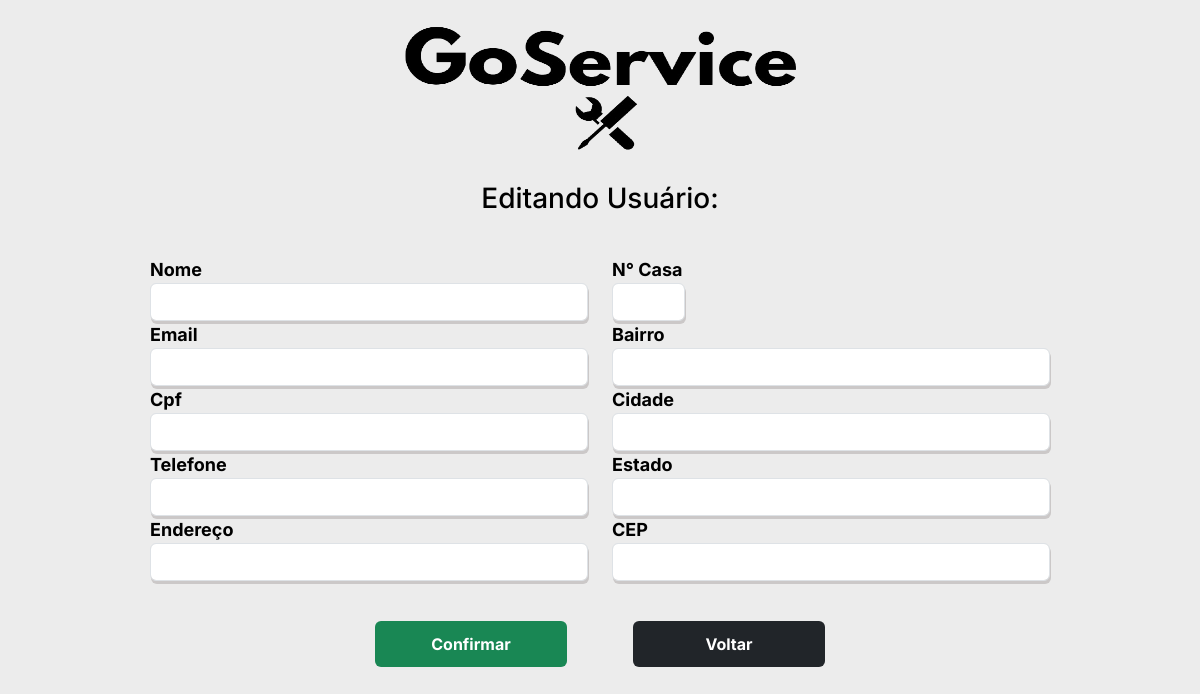
Page /edit_user/1 on the earlier database version.
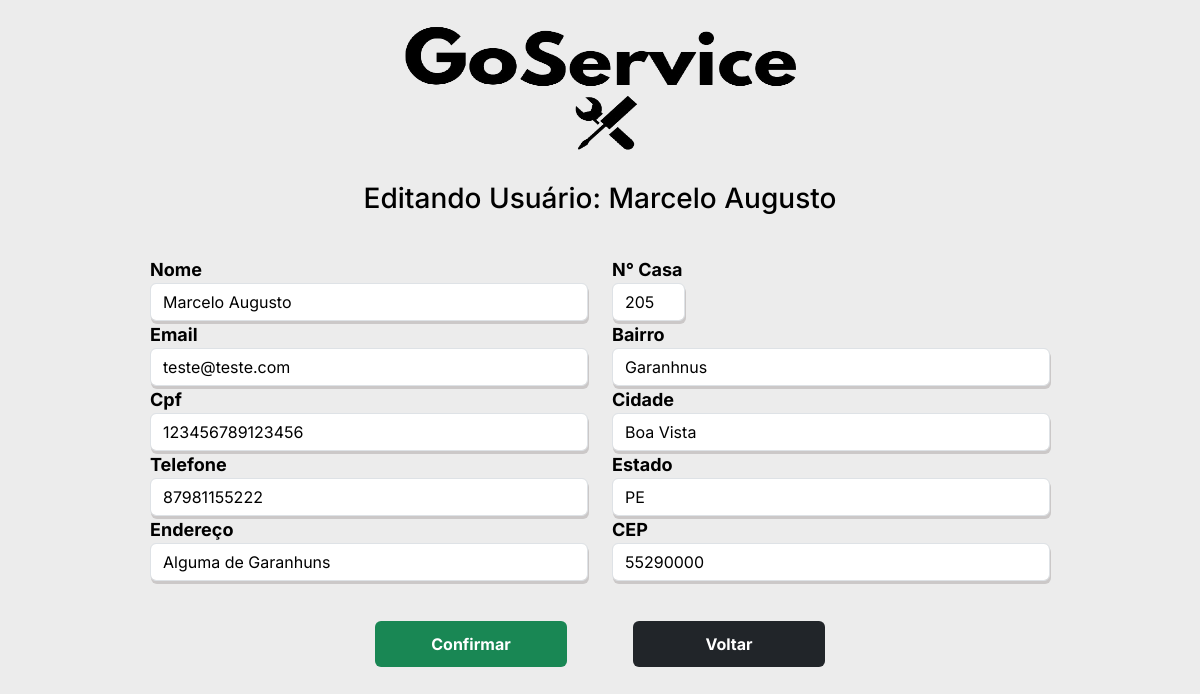
Same page on the later database version.
### tables this page shows
CREATE TABLE "clientes"(
        "ID_clientes" INTEGER PRIMARY KEY AUTOINCREMENT,
        "nome" TEXT,
        "email" TEXT,
        "cpf" TEXT,
        "telefone" TEXT,
        "rua" TEXT,
        "numero" TEXT,
        "bairro" TEXT,
        "cidade" TEXT,
        "estado" TEXT,
        "cep" TEXT
        );

### cliente.py (the view, shortened to what this page needs)
@bpclientes_blueprint.route('/edit_user/<string:idCli>', methods=['POST', 'GET'])
def edit_user(idCli):
    con = sql.connect("goservice.db")
    con.row_factory = sql.Row
    cur = con.cursor()
    cur.execute("SELECT * from clientes WHERE ID_clientes=?", (idCli))
    dados = cur.fetchone()
    return render_template('clientes/edit_cliente.html', dados=dados)

### templates/clientes/edit_cliente.html (shortened to what this page needs)
{% extends 'clientes/base/base_cad.html' %}
{% block customCSS %}
  <link rel="stylesheet" href="{{ url_for('static', filename='css/estilosCli/estilo_edit_cliente.css')}}">
{% endblock %}
{% block body %}
    <div class="col-9 mx-auto">
        <div class="container__pai__logo">
            <img class="logo" src="{{ url_for('static', filename='img/goservice.png')}}" id="logo" alt="">
        </div>
        <div class="container__pai__titulo">
            <h3>Editando Usuário: {{dados.nome}}</h3>
        </div>
            <form class="flex-lg-row" action="{{url_for('clientes.edit_user', idCli=dados.ID_clientes)}}" method="post" >
                <div class="row">
                    <div class="col">
                        <div class="form-group">
                            <label>Nome</label>
                            <input type="text" name="nome" id="" value="{{dados.nome}}" required class="form-control bg-white text-black caixa">
                        </div>
                        <div class="form-group">
                            <label>Email</label>
                            <input type="email" name="email" id="" value="{{dados.email}}" required class="form-control bg-white text-black caixa">
                        </div>
                        <div class="form-group">
                            <label>Cpf</label>
                            <input type="text" name="cpf" id="" value="{{dados.cpf}}" required class="form-control bg-white text-black caixa">
                        </div>
                        <div class="form-group">
                            <label>Telefone</label>
                            <input type="text" name="telefone" id="" value="{{dados.telefone}}" required class="form-control bg-white text-black caixa">
                        </div>
                        <div class="form-group">
                            <label>Endereço</label>
                            <input type="text" name="rua" id="" value="{{dados.rua}}" required class="form-control bg-white text-black caixa">
                        </div>
                    </div>
                    <div class="col">
                        <div class="form-group col-md-2">
                            <label>N° Casa</label>
                            <input type="number" name="numero" id="" value="{{dados.numero}}" class="form-control bg-white text-black caixa">
                        </div>
                        <div class="form-group">
                            <label>Bairro</label>
                            <input type="text" name="bairro" id="" value="{{dados.bairro}}" required class="form-control bg-white text-black caixa">
                        </div>
                        <div class="form-group">
                            <label>Cidade</label>
                            <input type="text" name="cidade" id="" value="{{dados.cidade}}" required class="form-control bg-white text-black caixa">
                        </div>
                        <div class="form-group">
                            <label>Estado</label>
                            <input type="text" name="estado" id="" value="{{dados.estado}}" required class="form-control bg-white text-black caixa">
                        </div>
                        <div class="form-group">
                            <label>CEP</label>
                            <input type="text" name="cep" id="" value="{{dados.cep}}" required class="form-control bg-white text-black caixa">
                        </div>
                    </div>
                </div>
                <br>
                <div class="pai__botoes">
                    <input type="submit" value="Confirmar" class="btn bg-success text-white botao-submit">
                    <a class="btn bg-dark text-white my-2 my-sm-0 btns botao-submit" href="{{url_for('logincliente.protected')}}" >
                        Voltar
                    </a>
                </div>
            </form>
    </div>
{% endblock %}

Differences in the rows shown:
added clientes: nome "Marcelo Augusto", email "teste@teste.com", cpf "123456789123456", telefone "87981155222", rua "Alguma de Garanhuns", numero "205", bairro "Garanhnus", cidade "Boa Vista", estado "PE", cep "55290000"
